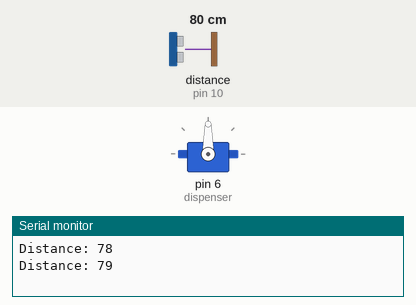
Simulated run of this sketch. Board: Arduino Uno, built with avr-gcc and run on an emulated ATmega328P. Shown: servo, the last lines printed to the serial monitor. Wiring (inferred from the names in the program): ultrasonic range finder: trigger pin 9; echo pin 10. The test bench sets the inputs (shaded band); at power-on: distance to the obstacle (sensor on pin 10) 80 cm. The echo pulse lasts 58.3 µs per cm.

Above: at 2.8 s.
2.9 s: distance to the obstacle (sensor on pin 10) set to 34 cm
6.2 s: distance to the obstacle (sensor on pin 10) set to 27 cm
At 9.7 s:
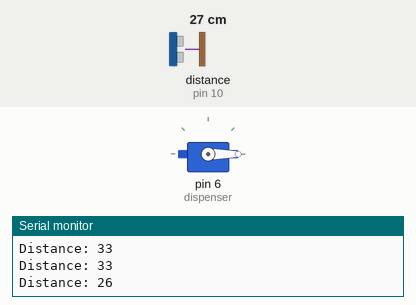
12.2 s: distance to the obstacle (sensor on pin 10) set to 35 cm
At 14.1 s:
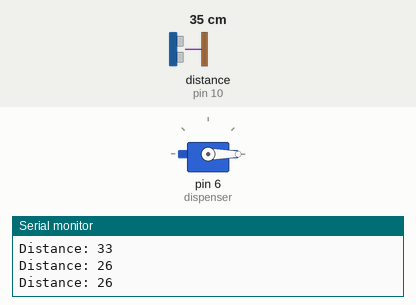
Timing chart, 0 to 15.6 s (numbered marks = the images above; inputs shaded):
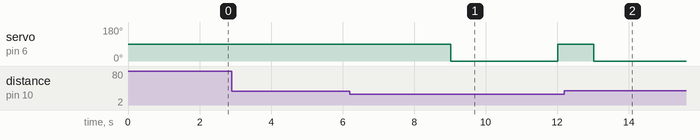

Measured:
- the behaviour switches between 31 and 30 cm on distance to the obstacle (sensor on pin 10) (found by bisection; images 0 and 1)
- after the input at 6.2 s, servo on pin 6 (dispenser): 90° → 0° after 2.8 s, → 90° 3.0 s later
- after the input at 12.2 s, servo on pin 6 (dispenser): goes on until 13.0 s, then stays 0°

The sketch:

petfeeder.ino
```cpp
#include <Servo.h>
#define TRIG_PIN 9
#define ECHO_PIN 10
Servo dispenser;
int thresholdDistance = 30; // Distance in centimeters
void setup() {
  Serial.begin(9600);
  dispenser.attach(6);  // Attach servo to pin D6
  pinMode(TRIG_PIN, OUTPUT);
  pinMode(ECHO_PIN, INPUT);
}
long getDistance() {
  digitalWrite(TRIG_PIN, LOW);
  delayMicroseconds(2);
  digitalWrite(TRIG_PIN, HIGH);
  delayMicroseconds(10);
  digitalWrite(TRIG_PIN, LOW);
  long duration = pulseIn(ECHO_PIN, HIGH);
  long distance = duration * 0.034 / 2;
  return distance;
}
void loop() {
  long distance = getDistance();
  Serial.print("Distance: ");
  Serial.println(distance);
  if (distance > 0 && distance < thresholdDistance) {
    activateDispenser();
  }
  delay(2000);
}
void activateDispenser() {
  dispenser.write(90);
  delay(1000);
  dispenser.write(0);
  delay(1000);
}
```
